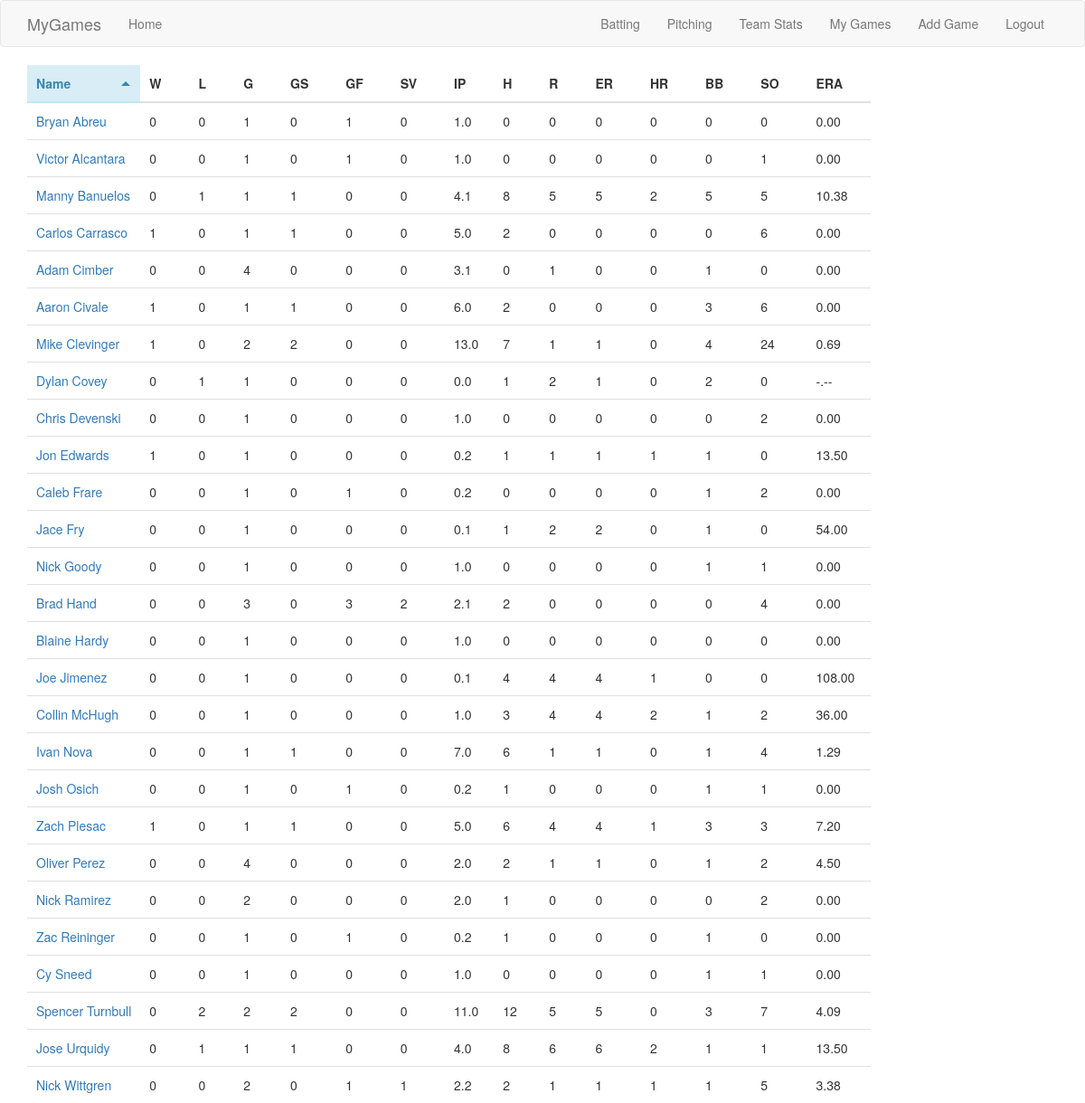
Screenshot of /pitcherstats (signed in) with the database file from the repository.
### app/models.py (models this page shows)
class PitchGame(db.Model):
	id = db.Column(db.Integer, primary_key=True)
	game_pk = db.Column(db.Integer, db.ForeignKey('game_data.game_pk'), index=True)
	pitcher_id = db.Column(db.Integer, db.ForeignKey('player_data.id'), index=True)
	w = db.Column(db.Integer)
	losses = db.Column(db.Integer)
	gs = db.Column(db.Integer)
	gf = db.Column(db.Integer)
	sv = db.Column(db.Integer)
	h = db.Column(db.Integer)
	r = db.Column(db.Integer)
	er = db.Column(db.Integer)
	hr = db.Column(db.Integer)
	bb = db.Column(db.Integer)
	so = db.Column(db.Integer)
	outs = db.Column(db.Integer)

class PlayerData(db.Model):
	id = db.Column(db.Integer, primary_key=True)
	name = db.Column(db.String(64), index=True)
	sort_name = db.Column(db.String(64), index=True)

### app/routes.py (the view)
@app.route('/pitcherstats')
@login_required
def pitcher_stats():
	games = Game.query.filter_by(user_id=current_user.id)
	pks = [ game.game_pk for game in games ]
	pitchers = defaultdict(lambda: defaultdict(int))
	for pk in pks:
		pitch_games = PitchGame.query.filter_by(game_pk=pk)
		for game in pitch_games:
			id = game.pitcher_id
			pitchers[id]['w'] = pitchers[id]['w'] + game.w
			pitchers[id]['losses'] = pitchers[id]['losses'] + game.losses
			pitchers[id]['g'] = pitchers[id]['g'] + 1
			pitchers[id]['gs'] = pitchers[id]['gs'] + game.gs
			pitchers[id]['gf'] = pitchers[id]['gf'] + game.gf
			pitchers[id]['sv'] = pitchers[id]['sv'] + game.sv
			pitchers[id]['outs'] = pitchers[id]['outs'] + game.outs
			pitchers[id]['h'] = pitchers[id]['h'] + game.h
			pitchers[id]['r'] = pitchers[id]['r'] + game.r
			pitchers[id]['er'] = pitchers[id]['er'] + game.er
			pitchers[id]['hr'] = pitchers[id]['hr'] + game.hr
			pitchers[id]['bb'] = pitchers[id]['bb'] + game.bb
			pitchers[id]['so'] = pitchers[id]['so'] + game.so
	for id in pitchers.keys():
		pitchers[id]['ip'] = '{}.{}'.format(int(pitchers[id]['outs'] / 3),
											pitchers[id]['outs'] % 3)
		if pitchers[id]['outs'] == 0:
			pitchers[id]['era'] = '-.--'
		else:
			era = (pitchers[id]['er'] / pitchers[id]['outs']) * 27
			pitchers[id]['era'] = '{:.2f}'.format(era)
		player_record = PlayerData.query.filter_by(id=id).first()
		if player_record is not None:
			pitchers[id]['name'] = player_record.name
			pitchers[id]['sortname'] = player_record.sort_name
		else:
			pitchers[id]['name'] = "???"
			pitchers[id]['sortname'] = "???"
	players = sorted(pitchers.items(), key=lambda x: x[1]['sortname'])
	return render_template("pitch_stats.html", players=players)

### app/models.py (called while the page is built)
@login.user_loader
def load_user(id):
	return User.query.get(int(id))

### app/templates/pitch_stats.html
{% extends "sort_table.html" %}
{% block app_content %}
<table class="sortable-theme-bootstrap" data-sortable>
	<thead>
		<tr>
			<th data-sorted="true" data-sorted-direction="ascending">Name</th>
			<th>W</th>
			<th>L</th>
			<th>G</th>
			<th>GS</th>
			<th>GF</th>
			<th>SV</th>
			<th>IP</th>
			<th>H</th>
			<th>R</th>
			<th>ER</th>
			<th>HR</th>
			<th>BB</th>
			<th>SO</th>
			<th>ERA</th>
		</tr>
	</thead>
	<tbody>
		{% for player in players %}
		<tr>
			<td data-value="{{ player[1]['sortname'] }}">
				<a href="{{ url_for('pitcher_games', player_id=player[0]) }}">
					{{ player[1]['name'] }}
				</a>
			</td>
			<td>{{ player[1]['w'] }}</td>
			<td>{{ player[1]['losses'] }}</td>
			<td>{{ player[1]['g'] }}</td>
			<td>{{ player[1]['gs'] }}</td>
			<td>{{ player[1]['gf'] }}</td>
			<td>{{ player[1]['sv'] }}</td>
			<td>{{ player[1]['ip'] }}</td>
			<td>{{ player[1]['h'] }}</td>
			<td>{{ player[1]['r'] }}</td>
			<td>{{ player[1]['er'] }}</td>
			<td>{{ player[1]['hr'] }}</td>
			<td>{{ player[1]['bb'] }}</td>
			<td>{{ player[1]['so'] }}</td>
			<td>{{ player[1]['era'] }}</td>
		</tr>
		{% endfor %}
	</tbody>
</table>
{% endblock %}

### rows the page displays
PitchGame: name "Bryan Abreu", player "0", gf "1", player "1.0", player "0.00"
PitchGame: name "Victor Alcantara", player "0", player "1", player "1.0", player "0.00"
PitchGame: name "Manny Banuelos", player "0", player "1", player "4.1", h "8", player "5", hr "2", player "10.38"
PitchGame: name "Carlos Carrasco", player "1", player "0", player "5.0", h "2", so "6", player "0.00"
PitchGame: name "Adam Cimber", player "0", player "4", player "3.1", player "1", player "0.00"
PitchGame: name "Aaron Civale", player "1", player "0", player "6.0", h "2", bb "3", so "6", player "0.00"
PitchGame: name "Mike Clevinger", player "1", player "0", player "2", player "13.0", id "7", player "4", player "24", player "0.69"
PitchGame: name "Dylan Covey", player "0", player "1", player "0.0", player "2", player "-.--"
PitchGame: name "Chris Devenski", player "0", player "1", player "1.0", so "2", player "0.00"
PitchGame: name "Jon Edwards", player "1", player "0", player "0.2", player "13.50"
PitchGame: name "Caleb Frare", player "0", player "1", player "0.2", player "2", player "0.00"
PitchGame: name "Jace Fry", player "0", player "1", player "0.1", player "2", player "54.00"
PitchGame: name "Nick Goody", player "0", player "1", player "1.0", player "0.00"
PitchGame: name "Brad Hand", player "0", player "3", player "2", player "2.1", player "4", player "0.00"
PitchGame: name "Blaine Hardy", player "0", player "1", player "1.0", player "0.00"
PitchGame: name "Joe Jimenez", player "0", player "1", player "0.1", player "4", player "108.00"
PitchGame: name "Collin McHugh", player "0", bb "1", player "1.0", player "3", player "4", player "2", player "36.00"
PitchGame: name "Ivan Nova", player "0", player "1", player "7.0", h "6", so "4", player "1.29"
PitchGame: name "Josh Osich", player "0", player "1", player "0.2", player "0.00"
PitchGame: name "Zach Plesac", player "1", player "0", player "5.0", h "6", player "4", player "3", player "7.20"
PitchGame: name "Oliver Perez", player "0", player "4", player "2.0", player "2", player "1", player "4.50"
PitchGame: name "Nick Ramirez", player "0", player "2", player "2.0", h "1", player "0.00"
PitchGame: name "Zac Reininger", player "0", player "1", player "0.2", player "0.00"
PitchGame: name "Cy Sneed", player "0", player "1", player "1.0", player "0.00"
PitchGame: name "Spencer Turnbull", player "0", player "2", player "11.0", player "12", player "5", player "3", player "7", player "4.09"
PitchGame: name "Jose Urquidy", player "0", player "1", player "4.0", h "8", player "6", hr "2", player "13.50"
PitchGame: name "Nick Wittgren", player "0", player "2", player "1", player "2.2", player "5", player "3.38"
